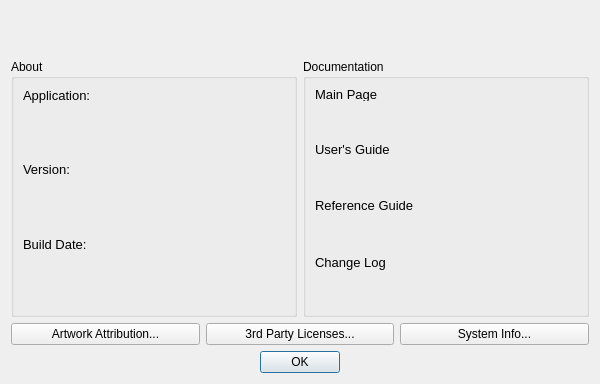
<?xml version="1.0" encoding="UTF-8"?>
<ui version="4.0">
 <class>AboutDialog</class>
 <widget class="QDialog" name="AboutDialog">
  <property name="geometry">
   <rect>
    <x>0</x>
    <y>0</y>
    <width>600</width>
    <height>384</height>
   </rect>
  </property>
  <property name="windowTitle">
   <string>About - Mover Creator</string>
  </property>
  <layout class="QVBoxLayout" name="verticalLayout">
   <item>
    <layout class="QHBoxLayout" name="horizontalLayout_2">
     <property name="topMargin">
      <number>5</number>
     </property>
     <property name="bottomMargin">
      <number>5</number>
     </property>
     <item>
      <widget class="QLabel" name="label">
       <property name="sizePolicy">
        <sizepolicy hsizetype="Preferred" vsizetype="Preferred">
         <horstretch>0</horstretch>
         <verstretch>0</verstretch>
        </sizepolicy>
       </property>
       <property name="maximumSize">
        <size>
         <width>245</width>
         <height>140</height>
        </size>
       </property>
       <property name="text">
        <string/>
       </property>
       <property name="pixmap">
        <pixmap resource="resources/movercreator.qrc">:/images/images/Logo_AFSIM-MC_Sm_cropped.png</pixmap>
       </property>
       <property name="scaledContents">
        <bool>true</bool>
       </property>
      </widget>
     </item>
    </layout>
   </item>
   <item>
    <spacer name="verticalSpacer_6">
     <property name="orientation">
      <enum>Qt::Vertical</enum>
     </property>
     <property name="sizeHint" stdset="0">
      <size>
       <width>20</width>
       <height>40</height>
      </size>
     </property>
    </spacer>
   </item>
   <item>
    <layout class="QHBoxLayout" name="horizontalLayout_4">
     <item>
      <widget class="QGroupBox" name="groupBox">
       <property name="title">
        <string>About</string>
       </property>
       <layout class="QVBoxLayout" name="verticalLayout_3">
        <item>
         <widget class="QLabel" name="mApplicationLabel">
          <property name="font">
           <font>
            <pointsize>10</pointsize>
           </font>
          </property>
          <property name="text">
           <string>Application:</string>
          </property>
         </widget>
        </item>
        <item>
         <spacer name="verticalSpacer_5">
          <property name="orientation">
           <enum>Qt::Vertical</enum>
          </property>
          <property name="sizeHint" stdset="0">
           <size>
            <width>20</width>
            <height>40</height>
           </size>
          </property>
         </spacer>
        </item>
        <item>
         <widget class="QLabel" name="mVersionLabel">
          <property name="font">
           <font>
            <pointsize>10</pointsize>
           </font>
          </property>
          <property name="text">
           <string>Version:</string>
          </property>
         </widget>
        </item>
        <item>
         <spacer name="verticalSpacer_3">
          <property name="orientation">
           <enum>Qt::Vertical</enum>
          </property>
          <property name="sizeHint" stdset="0">
           <size>
            <width>20</width>
            <height>40</height>
           </size>
          </property>
         </spacer>
        </item>
        <item>
         <widget class="QLabel" name="mBuildLabel">
          <property name="font">
           <font>
            <pointsize>10</pointsize>
           </font>
          </property>
          <property name="text">
           <string>Build Date:</string>
          </property>
         </widget>
        </item>
        <item>
         <spacer name="verticalSpacer_4">
          <property name="orientation">
           <enum>Qt::Vertical</enum>
          </property>
          <property name="sizeHint" stdset="0">
           <size>
            <width>20</width>
            <height>40</height>
           </size>
          </property>
         </spacer>
        </item>
       </layout>
      </widget>
     </item>
     <item>
      <widget class="QGroupBox" name="groupBox_2">
       <property name="title">
        <string>Documentation</string>
       </property>
       <layout class="QVBoxLayout" name="verticalLayout_4">
        <item>
         <widget class="QLabel" name="mMainPageLabel">
          <property name="minimumSize">
           <size>
            <width>0</width>
            <height>13</height>
           </size>
          </property>
          <property name="font">
           <font>
            <pointsize>10</pointsize>
           </font>
          </property>
          <property name="text">
           <string>Main Page</string>
          </property>
         </widget>
        </item>
        <item>
         <spacer name="verticalSpacer_7">
          <property name="orientation">
           <enum>Qt::Vertical</enum>
          </property>
          <property name="sizeHint" stdset="0">
           <size>
            <width>20</width>
            <height>40</height>
           </size>
          </property>
         </spacer>
        </item>
        <item>
         <widget class="QLabel" name="mUsersGuideLabel">
          <property name="font">
           <font>
            <pointsize>10</pointsize>
           </font>
          </property>
          <property name="text">
           <string>User's Guide</string>
          </property>
         </widget>
        </item>
        <item>
         <spacer name="verticalSpacer_8">
          <property name="orientation">
           <enum>Qt::Vertical</enum>
          </property>
          <property name="sizeHint" stdset="0">
           <size>
            <width>20</width>
            <height>40</height>
           </size>
          </property>
         </spacer>
        </item>
        <item>
         <widget class="QLabel" name="mReferenceGuideLabel">
          <property name="font">
           <font>
            <pointsize>10</pointsize>
           </font>
          </property>
          <property name="text">
           <string>Reference Guide</string>
          </property>
         </widget>
        </item>
        <item>
         <spacer name="verticalSpacer_9">
          <property name="orientation">
           <enum>Qt::Vertical</enum>
          </property>
          <property name="sizeHint" stdset="0">
           <size>
            <width>20</width>
            <height>40</height>
           </size>
          </property>
         </spacer>
        </item>
        <item>
         <widget class="QLabel" name="mChangeLogLabel">
          <property name="font">
           <font>
            <pointsize>10</pointsize>
           </font>
          </property>
          <property name="text">
           <string>Change Log</string>
          </property>
         </widget>
        </item>
        <item>
         <spacer name="verticalSpacer_10">
          <property name="orientation">
           <enum>Qt::Vertical</enum>
          </property>
          <property name="sizeHint" stdset="0">
           <size>
            <width>20</width>
            <height>40</height>
           </size>
          </property>
         </spacer>
        </item>
       </layout>
      </widget>
     </item>
    </layout>
   </item>
   <item>
    <layout class="QHBoxLayout" name="horizontalLayout">
     <item>
      <widget class="QPushButton" name="mArtworkPushButton">
       <property name="text">
        <string>Artwork Attribution...</string>
       </property>
      </widget>
     </item>
     <item>
      <widget class="QPushButton" name="mLicensePushButton">
       <property name="text">
        <string>3rd Party Licenses...</string>
       </property>
      </widget>
     </item>
     <item>
      <widget class="QPushButton" name="mSystemInfoPushButton">
       <property name="text">
        <string>System Info...</string>
       </property>
      </widget>
     </item>
    </layout>
   </item>
   <item>
    <spacer name="verticalSpacer">
     <property name="orientation">
      <enum>Qt::Vertical</enum>
     </property>
     <property name="sizeHint" stdset="0">
      <size>
       <width>20</width>
       <height>20</height>
      </size>
     </property>
    </spacer>
   </item>
   <item>
    <widget class="QDialogButtonBox" name="mButtonBox">
     <property name="sizePolicy">
      <sizepolicy hsizetype="Preferred" vsizetype="Fixed">
       <horstretch>0</horstretch>
       <verstretch>0</verstretch>
      </sizepolicy>
     </property>
     <property name="minimumSize">
      <size>
       <width>0</width>
       <height>0</height>
      </size>
     </property>
     <property name="orientation">
      <enum>Qt::Horizontal</enum>
     </property>
     <property name="standardButtons">
      <set>QDialogButtonBox::Ok</set>
     </property>
     <property name="centerButtons">
      <bool>true</bool>
     </property>
    </widget>
   </item>
  </layout>
 </widget>
 <resources>
  <include location="resources/movercreator.qrc"/>
 </resources>
 <connections/>
</ui>
